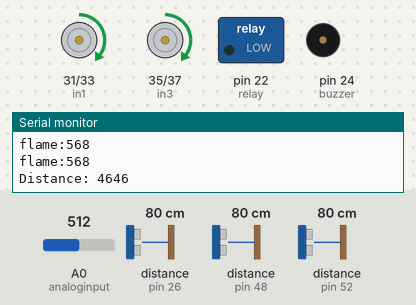
This sketch was run on a simulated Arduino Mega 2560, built with avr-gcc and run on an emulated ATmega2560. Shown: motor-driver pin pairs drawn as motors (green arrow = first pin HIGH = forward, orange = second pin HIGH = backward, longer = more drive, scaled by the enable pin), switched loads named in the sketch (green lamp = pin HIGH), buzzer (waves = sounding, pin HIGH), the last lines printed to the serial monitor. Wiring (inferred from the names in the program): ultrasonic range finder: trigger pin 36; echo pin 52. The inputs (shaded band) are chosen by the test bench; at power-on: A0 (analoginput) = 512, distance to the obstacle (sensors on pin 52, pin 26, pin 48) 80 cm. The echo pulse lasts 58.3 µs per cm; pins used as bus, display or sensor lines are not drawn.

Above: at 1.2 s.
1.3 s: A0 (analoginput) set to 283
2.8 s: A0 (analoginput) set to 257
At 3.8 s:
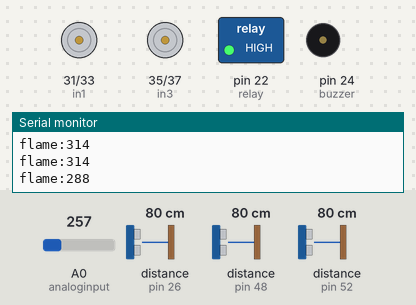
4.9 s: A0 (analoginput) set to 306
At 7.6 s:
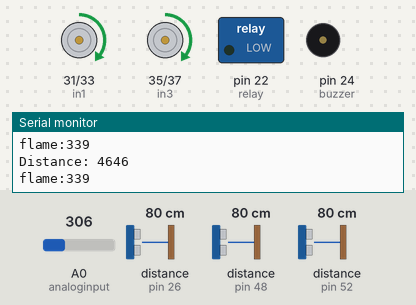
7.9 s: distance to the obstacle (sensor on pin 52) set to 19 cm
10.9 s: distance to the obstacle (sensor on pin 52) set to 15 cm
At 12.6 s:
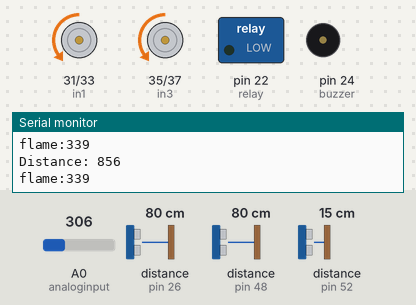
12.9 s: distance to the obstacle (sensor on pin 52) set to 29 cm
14.4 s: distance to the obstacle (sensor on pin 52) set to 35 cm
At 15.3 s:
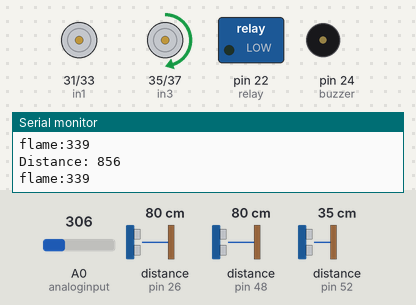
Timing chart, 0 to 17.5 s (numbered marks = the images above; inputs shaded):
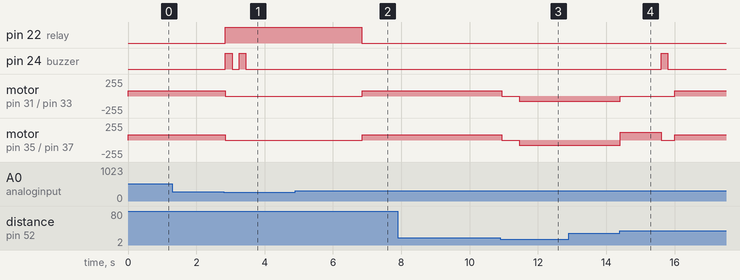

Measured:
- the behaviour switches between 275 and 274 on A0 (analoginput) (found by bisection; images 0 and 1)
- the behaviour switches between 17 and 16 cm on distance to the obstacle (sensor on pin 52) (found by bisection; images 2 and 3)
- the behaviour switches between 31 and 32 cm on distance to the obstacle (sensor on pin 52) (found by bisection; images 3 and 4)
- after the input at 2.8 s, pin 22 (relay): LOW → HIGH after 0.05 s; pin 24 (buzzer): alternates HIGH for 0.20 s and LOW for 0.20 s, 4 changes in all, then stays LOW, starting after 0.05 s; motor on pin 31 (in1) / pin 33 (in2), motor on pin 35 (in3) / pin 37 (in4): forward 80/255 → stopped after 0.05 s
- after the input at 4.9 s, pin 22 (relay): HIGH → LOW after 1.9 s; pin 24 (buzzer): stops changing and stays LOW; motor on pin 31 (in1) / pin 33 (in2), motor on pin 35 (in3) / pin 37 (in4): stopped → forward 80/255 after 2.0 s
- after the input at 10.9 s, motor on pin 31 (in1) / pin 33 (in2), motor on pin 35 (in3) / pin 37 (in4): forward 80/255 → stopped at once, → backward 80/255 0.51 s later
- after the input at 12.9 s, every drawn part: stays the same
- after the input at 14.4 s, pin 24 (buzzer): LOW → HIGH after 1.2 s, → LOW 0.20 s later; motor on pin 31 (in1) / pin 33 (in2): backward 80/255 → stopped at once, → forward 80/255 1.6 s later; motor on pin 35 (in3) / pin 37 (in4): backward 80/255 → forward 120/255 at once, → stopped 1.2 s later, → forward 80/255 0.40 s later

The sketch:

ultrasonic_h-bridge_flamesensor_withDelay_organized.ino
```cpp
const int trigPin = 36;
const int echoPin = 52;
const int trigPin1 = 41;
const int echoPin1 = 48;
const int trigPin2 =44;
const int echoPin2 = 26;
int analoginput=0;
int analogvalue;
int sum=0;
int relay=22,in1=31,in2=33,in3=35,in4=37,en1=11,en2=10;
int duration,duration1,duration2;
int distanceCm,distanceCm1,distanceCm2;

int buzzer=24;
int speedM=80;

long currenttime;
long previoustime;
int interval;
void setup() {
  // put your setup code here, to run once:
pinMode(analoginput,INPUT);
  pinMode(relay,OUTPUT);
    pinMode(in1,OUTPUT);
  pinMode(in2,OUTPUT);
  pinMode(in3,OUTPUT);
  pinMode(in4,OUTPUT);
  pinMode(en1,OUTPUT);
  pinMode(en2,OUTPUT);
pinMode(buzzer,OUTPUT);
Serial.begin(9600);
pinMode(trigPin,OUTPUT);
pinMode(echoPin,INPUT);
pinMode(trigPin1,OUTPUT);
pinMode(echoPin1,INPUT);
pinMode(trigPin2, OUTPUT);
pinMode(echoPin2, INPUT);
}
void turnleft()
{
  digitalWrite(in1,1);
digitalWrite(in2,0);
digitalWrite(in3,0);
digitalWrite(in4,1);
analogWrite(en1,120);
analogWrite(en2,0);
}
void turnright()
{
  digitalWrite(in1,0);
digitalWrite(in2,1);
digitalWrite(in3,1);
digitalWrite(in4,0);
analogWrite(en1,0);
analogWrite(en2,120);
}
void stopcar()
{
  digitalWrite(in1,0);
digitalWrite(in2,0);
digitalWrite(in3,0);
digitalWrite(in4,0);
analogWrite(en1,0);
analogWrite(en2,0);
}
void detect()
{

  for(int i=0;i<10;i++)
  {
    analogvalue=analogRead(analoginput);
    sum+=analogvalue;
  }
  sum/=10;
  Serial.print("flame:");
  Serial.println(sum);
if(sum <305
)
{
 stopcar();
  digitalWrite(relay,1);
  for(int k=0;k<2;k++)
  {
    digitalWrite(buzzer,HIGH);
    delay(200);
    digitalWrite(buzzer,LOW);
    delay(200);
  }
  delay(3200);
}
 digitalWrite(relay,0);
  }

void readUltrasonic(int D,int T,int trig,int echo)
{
  digitalWrite(trig, LOW);
delayMicroseconds(2);
// Sets the trigPin on HIGH state for 10 micro seconds
digitalWrite(trig, HIGH);
delayMicroseconds(10);
digitalWrite(trig, LOW);
// Reads the echoPin, returns the sound wave travel time in microseconds
T = pulseIn(echo, HIGH);
// Calculating the distance
D= T*0.034/2;
// Prints the distance on the Serial Monitor
Serial.print("Distance: ");
Serial.println(D);

}

void backward()
{
  digitalWrite(in1,0);
digitalWrite(in2,1);
digitalWrite(in3,0);
digitalWrite(in4,1);
analogWrite(en1,speedM);
analogWrite(en2,speedM);
}

void forward()
{
  digitalWrite(in1,1);
digitalWrite(in2,0);
digitalWrite(in3,1);
digitalWrite(in4,0);
analogWrite(en1,speedM);
analogWrite(en2,speedM);
}

void loop() {

detect();
forward();
delay(50);
detect();
//readUltrasonic(distanceCm,duration,trigPin,echoPin);
 digitalWrite(trigPin, LOW);
delayMicroseconds(2);
// Sets the trigPin on HIGH state for 10 micro seconds
digitalWrite(trigPin, HIGH);
delayMicroseconds(10);
digitalWrite(trigPin, LOW);
// Reads the echoPin, returns the sound wave travel time in microseconds
duration= pulseIn(echoPin, HIGH);
// Calculating the distance
distanceCm= duration*0.034/2;
// Prints the distance on the Serial Monitor
Serial.print("Distance: ");
Serial.println(duration);
detect();
if(distanceCm <= 15 && distanceCm>0 )
{
  stopcar();
delay(500);
digitalWrite(trigPin1, LOW);
delayMicroseconds(2);
// Sets the trigPin on HIGH state for 10 micro seconds
digitalWrite(trigPin1, HIGH);
delayMicroseconds(10);
digitalWrite(trigPin1, LOW);
// Reads the echoPin, returns the sound wave travel time in microseconds
duration1= pulseIn(echoPin1, HIGH);
// Calculating the distance
distanceCm1= duration1*0.034/2;

digitalWrite(trigPin2, LOW);
delayMicroseconds(2);
// Sets the trigPin on HIGH state for 10 micro seconds
digitalWrite(trigPin2, HIGH);
delayMicroseconds(10);
digitalWrite(trigPin2, LOW);
// Reads the echoPin, returns the sound wave travel time in microseconds
duration2= pulseIn(echoPin2, HIGH);
// Calculating the distance
distanceCm2= duration2*0.034/2;
while(distanceCm <=30 && distanceCm >0)
{
backward();
delay(5);
 digitalWrite(trigPin, LOW);
delayMicroseconds(2);
// Sets the trigPin on HIGH state for 10 micro seconds
digitalWrite(trigPin, HIGH);
delayMicroseconds(10);
digitalWrite(trigPin, LOW);
// Reads the echoPin, returns the sound wave travel time in microseconds
duration= pulseIn(echoPin, HIGH);
// Calculating the distance
distanceCm= duration*0.034/2;
}

if(distanceCm1 <=30 && distanceCm1 >0)
/*//if(distanceCm >=16 && distanceCm<=9 && distanceCm1<=30 && distanceCm2<=30 && distanceCm1 >0 && distanceCm2 >0)
{
  stopcar();
  delay(500);
}
else if(distanceCm1*/
//if(distanceCm1>distanceCm2)
{
  turnleft();
delay(900);
}
else
{
  turnright();
delay(1200);

}

detect();
stopcar();
digitalWrite(buzzer,1);
delay(200);
digitalWrite(buzzer,0);
delay(200);
}
}
```
